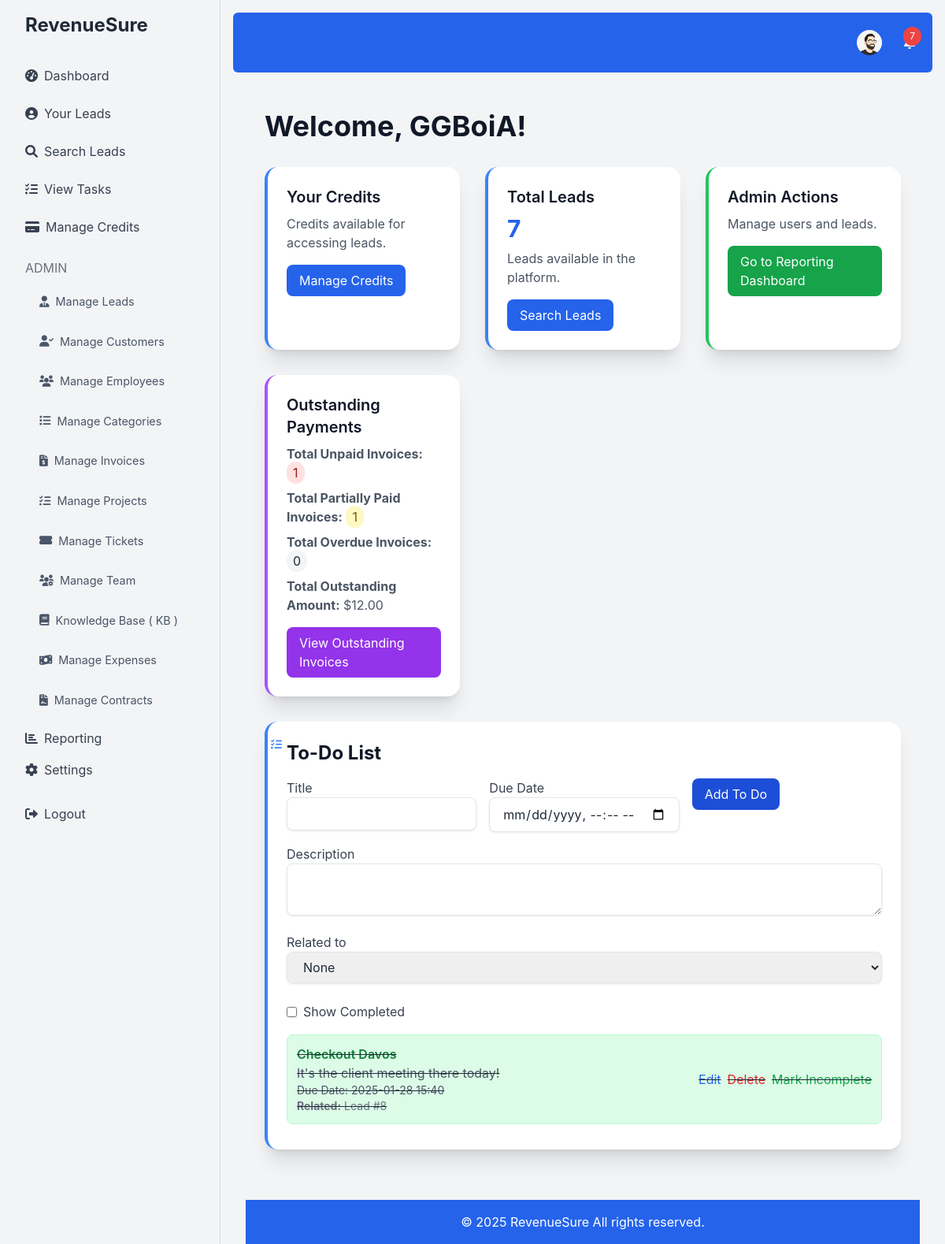
The app's page /dashboard.php (signed in) with its own data.
### tables this page shows
CREATE TABLE `users` (
  `id` int(11) NOT NULL,
  `username` varchar(50) NOT NULL,
  `email` varchar(100) NOT NULL,
  `password` varchar(255) NOT NULL,
  `credits` int(11) DEFAULT 0,
  `created_at` timestamp NOT NULL DEFAULT current_timestamp(),
  `role` enum('admin','user') DEFAULT 'user',
  `profile_picture` varchar(255) DEFAULT NULL,
  `role_id` int(11) DEFAULT NULL,
  `department_id` int(11) DEFAULT NULL
);

CREATE TABLE `todos` (
  `id` int(11) NOT NULL,
  `user_id` int(11) NOT NULL,
  `title` varchar(255) NOT NULL,
  `description` text DEFAULT NULL,
  `due_date` datetime DEFAULT NULL,
  `is_completed` tinyint(1) DEFAULT 0,
  `related_type` enum('task','lead','customer') DEFAULT NULL,
  `related_id` int(11) DEFAULT NULL,
  `created_at` timestamp NOT NULL DEFAULT current_timestamp()
);

### dashboard.php (the view, shortened to what the rows shown need)
<?php
require 'db.php';
$user_id = $_SESSION['user_id'];
$role = $_SESSION['role'];
$stmt = $conn->prepare("SELECT username, credits FROM users WHERE id = :user_id");
$stmt->bindParam(':user_id', $user_id);
$stmt->execute();
$user = $stmt->fetch(PDO::FETCH_ASSOC);
$username = $user['username'];
$stmt = $conn->prepare("SELECT * FROM todos WHERE user_id = :user_id ORDER BY due_date ASC");
$stmt->bindParam(':user_id', $user_id);
$stmt->execute();
$todos = $stmt->fetchAll(PDO::FETCH_ASSOC);
require 'header.php';
?>
<div class="container mx-auto p-6 fade-in">
        <h1 class="text-4xl font-bold text-gray-900 mb-8">Welcome, <?php echo htmlspecialchars($username); ?>!</h1>
    <div class="grid grid-cols-1 md:grid-cols-2 lg:grid-cols-3 gap-8 mb-8">
        <div class="bg-white p-6 rounded-2xl shadow-xl border-l-4 border-blue-500 transition hover:shadow-2xl">
        </div>
        <div class="bg-white p-6 rounded-2xl shadow-xl border-l-4 border-blue-500 transition hover:shadow-2xl">
        </div>
    <?php if ($role === 'admin'): ?>
           <div class="bg-white p-6 rounded-2xl shadow-xl border-l-4 border-green-500 transition hover:shadow-2xl">
           </div>
            <div class="bg-white p-6 rounded-2xl shadow-xl border-l-4 border-purple-500 transition hover:shadow-2xl">
            </div>
    <?php endif; ?>
</div>
<div class="bg-white p-6 rounded-2xl shadow-xl mt-8 border-l-4 border-blue-500 transition hover:shadow-2xl">
<h2 class="text-2xl font-bold text-gray-900 mb-4 relative">
  <i class="fas fa-list-check absolute left-[-20px] top-[-5px] text-blue-500 text-sm"></i> To-Do List
    </h2>
 <form method="POST" action="add_todo.php" class="mb-6">
</form>
  <?php if ($todos): ?>
      <div class="mt-6">
      </div>
       <ul id="todo_items" class="mt-4">
         <?php foreach ($todos as $todo): ?>
          <li class="mb-2 p-3 rounded-lg border relative <?php echo $todo['is_completed'] ? 'bg-green-100 border-green-200 line-through completed-todo' : 'border-gray-200'; ?>">
                <div class="flex justify-between items-center">
                  <div>
                    <h3 class="font-semibold <?php echo $todo['is_completed'] ? 'text-green-700' : 'text-gray-800'; ?>"> <?php echo htmlspecialchars($todo['title']); ?></h3>
                     <p class="text-gray-600"> <?php echo htmlspecialchars($todo['description'] ? $todo['description'] : ""); ?></p>
                           <?php if($todo['due_date']): ?>
                                <p class="text-gray-600 text-sm">
                                  Due Date:  <?php echo date('Y-m-d H:i', strtotime($todo['due_date'])); ?>
                               </p>
                            <?php endif; ?>
                     <?php if ($todo['related_type'] && $todo['related_id']): ?>
                        <p class="text-gray-500 text-sm">
                            <strong>Related:</strong>
                            <?php echo ucfirst(htmlspecialchars($todo['related_type'])); ?> #<?php echo htmlspecialchars($todo['related_id']); ?>
                        </p>
                     <?php endif; ?>
                </div>
                    <div class="flex gap-2">
                         <a href="edit_todo.php?id=<?php echo $todo['id']; ?>" class="text-blue-600 hover:underline">Edit</a>
                         <a href="delete_todo.php?id=<?php echo $todo['id']; ?>" class="text-red-600 hover:underline">Delete</a>
                      <a href="mark_complete.php?id=<?php echo $todo['id']; ?>&completed=<?php echo $todo['is_completed'] == 1 ? 0 : 1 ?>" class="text-green-600 hover:underline"><?php echo $todo['is_completed'] == 1 ? 'Mark Incomplete' : 'Mark Complete'; ?></a>
                   </div>
                </div>
             </li>
         <?php endforeach; ?>
        </ul>
  <?php else: ?>
         <p class="text-gray-600">No to-dos added.</p>
  <?php endif; ?>
</div>
<?php
require 'footer.php';
?>

### header.php (shortened to what the rows shown need)
<!DOCTYPE html>
<html lang="en">
<head>
    <script src="https://cdn.tailwindcss.com"></script>
    <link href="https://cdnjs.cloudflare.com/ajax/libs/font-awesome/6.0.0-beta3/css/all.min.css" rel="stylesheet">
     <link rel="stylesheet" href="https://cdnjs.cloudflare.com/ajax/libs/animate.css/4.1.1/animate.min.css"/>
</head>
<body class="bg-gray-100">
    <div class="flex h-screen fade-in-up">
        <div class="flex-1 p-4 fade-in">
            <nav class="bg-blue-600 p-4 text-white mb-6 rounded-md">
                <div class="container mx-auto flex justify-end items-center">
                    <?php if (isset($_SESSION['user_id'])): ?>
                       <div class="relative top-nav-button mr-4 hover:bg-white/10 p-1.5 rounded-full transition-colors" >
                            <button id="profileButton" class="relative flex items-center">
                                <?php
                                $stmt = $conn->prepare("SELECT profile_picture FROM users WHERE id = :user_id");
                                $stmt->bindParam(':user_id', $_SESSION['user_id']);
                                $stmt->execute();
                                $user = $stmt->fetch(PDO::FETCH_ASSOC);
                                $profile_picture = $user['profile_picture'];
                                if ($profile_picture) : ?>
                                    <img src="<?php echo $profile_picture; ?>" alt="Profile Picture" class="rounded-full w-8 h-8 object-cover">
                                <?php else : ?>
                                    <i class="fas fa-user-circle fa-lg"></i>
                                <?php endif; ?>
                            </button>
                         </div>
                   <?php endif; ?>
                </div>
            </nav>
             <div class="container mx-auto px-4">

### records on screen
users: profile_picture (picture), username "GGBoiA"
todos: title "Checkout Davos", description "It's the client meeting there today!", due_date "2025-01-28 15:40", related_type "Lead", related "8", is_completed "Mark Incomplete"

### other values on screen
$unread "7"
$leads_count "7"
$outstanding_data['total_unpaid'] "1"
